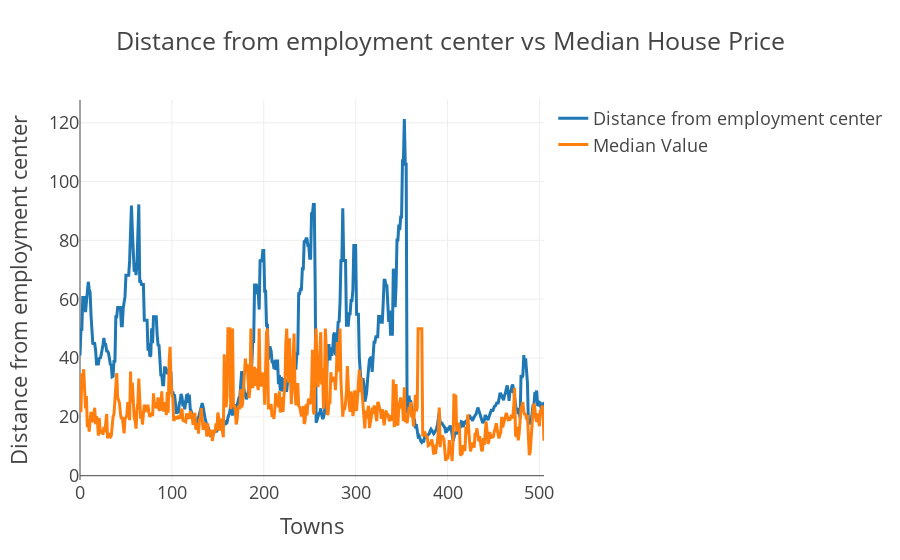

The notebook cell saved with this chart:
### Code cell
col1 = "DIS"
col2 = "MEDV"
v1 = housing[col1]
v2 = housing[col2]

scat1 = go.Scatter(y = v1.values*10, x=v1.index, name="Distance from employment center")
scat2 = go.Scatter(y=v2.values, x=v2.index, name="Median Value")

data = [scat1, scat2]

layout={'title':"Distance from employment center vs Median House Price",'yaxis':{'title':"Distance from employment center"},'xaxis':{'title':'Towns'}}
fig = go.Figure(data=data, layout=layout)
fig.layout.template = "presentation"

iplot(fig)

### Figure 1 — Plotly figure (JSON) as saved in the notebook; plotly's stock layout.template omitted (floating-point values rounded to 4 significant figures; data arrays with more than 128 entries replaced by an {"elided": "..."} marker saying what was removed)
{"data": [{"name": "Distance from employment center", "type": "scatter", "x": {"elided": "506 int values"}, "y": {"elided": "506 float values"}}, {"name": "Median Value", "type": "scatter", "x": {"elided": "506 int values"}, "y": {"elided": "506 float values"}}], "layout": {"title": {"text": "Distance from employment center vs Median House Price"}, "xaxis": {"title": {"text": "Towns"}}, "yaxis": {"title": {"text": "Distance from employment center"}}}}
